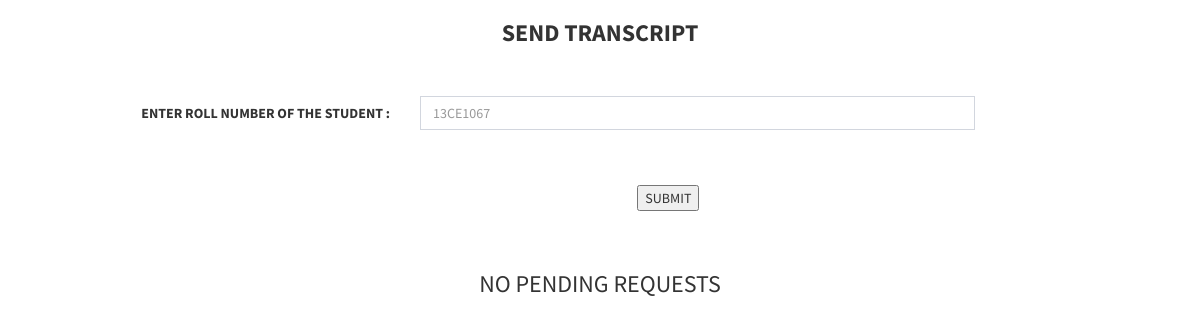
Page /admin_old/send_transcript.php on the earlier database version.
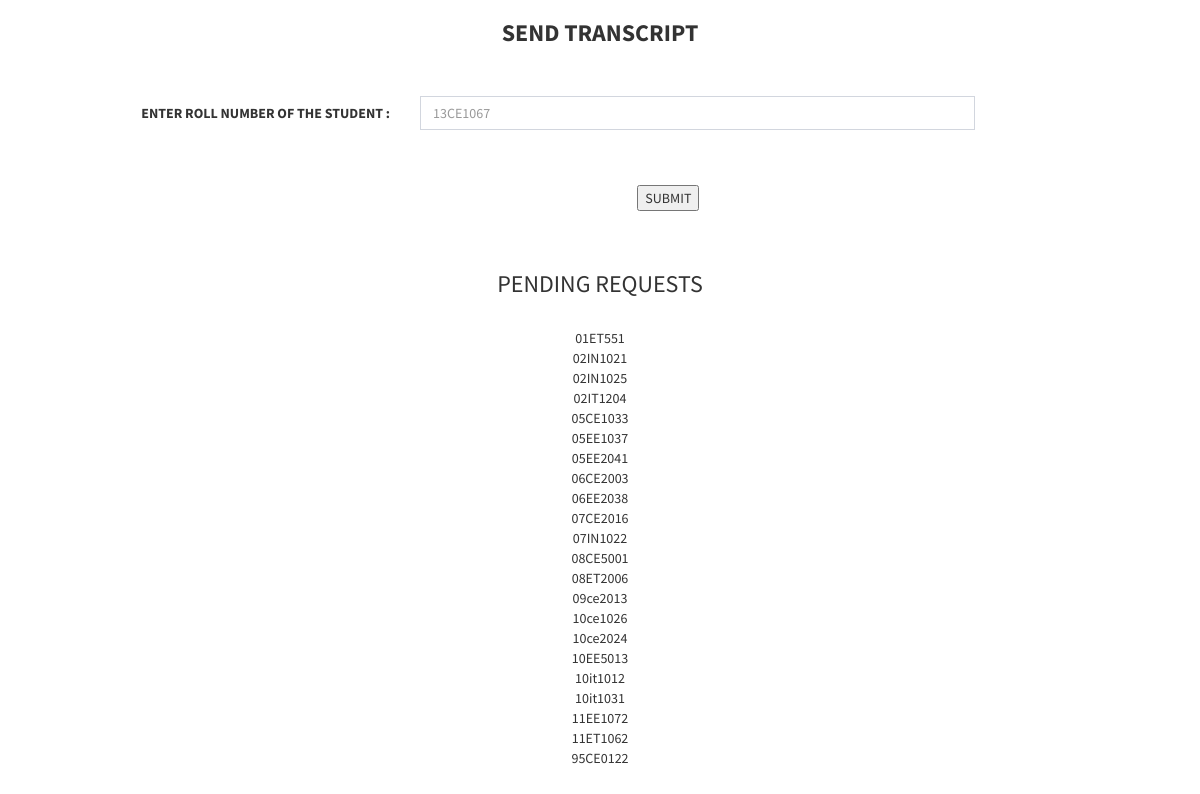
Same page on the later database version.
### tables this page shows
CREATE TABLE `current_status` (
  `roll` varchar(10) NOT NULL,
  `status` int(11) NOT NULL
);

### admin_old/send_transcript.php (the view, shortened to what this page needs)
<!doctype html>
<html>
<head>
</head>
<body>
<?php
include ('header_admin.php');
		echo '<div class="container">
<form class="form-horizontal"id="form1" name="check_docs" method="POST" width="50%" action="send_email.php">
<div class="form-group">
	<center><h3><strong>SEND TRANSCRIPT</strong></h3></center><br><br>
  <label class="control-label col-sm-4" >ENTER ROLL NUMBER OF THE STUDENT : </label>
  <div class="col-sm-6">
     <input type="text" class="form-control" name="roll" placeholder="13CE1067" required minlength=8 maxlength=8>
   </div>
  </div>
  <br><br>
  <center>
   <button type="submit" style="margin-left:12%" class="button"  name="checklist" >SUBMIT</button>
 </center>
</form><br><br>
</div> ';
$sql ="SELECT * FROM current_status WHERE status=3";
$res =mysql_query($sql);
if(mysql_num_rows($res) == 0)
{
	echo '<center><h3>NO PENDING REQUESTS</h3></center>';
}
else
{
	echo "<center> <h3>PENDING REQUESTS</h3><br>";
	while($row = mysql_fetch_array($res))
	{
		echo $row['roll'].'<br>';
	}
	echo "</center>";
}
?>
</body>
</html>

Differences in the rows shown:
added current_status: roll "01ET551"
added current_status: roll "02IN1021"
added current_status: roll "02IN1025"
added current_status: roll "02IT1204"
now on this page (row edited): current_status: roll "05CE1033"
now on this page (row edited): current_status: roll "05EE1037"
now on this page (row edited): current_status: roll "05EE2041"
added current_status: roll "06CE2003"
added current_status: roll "06EE2038"
added current_status: roll "07CE2016"
added current_status: roll "07IN1022"
added current_status: roll "08CE5001"
added current_status: roll "08ET2006"
added current_status: roll "09ce2013"
added current_status: roll "10ce1026"
added current_status: roll "10ce2024"
now on this page (row edited): current_status: roll "10EE5013"
added current_status: roll "10it1012"
added current_status: roll "10it1031"
now on this page (row edited): current_status: roll "11EE1072"
added current_status: roll "11ET1062"
added current_status: roll "95CE0122"
Other differences:
text no longer shown: "NO PENDING REQUESTS"
text now shown: "PENDING REQUESTS"
